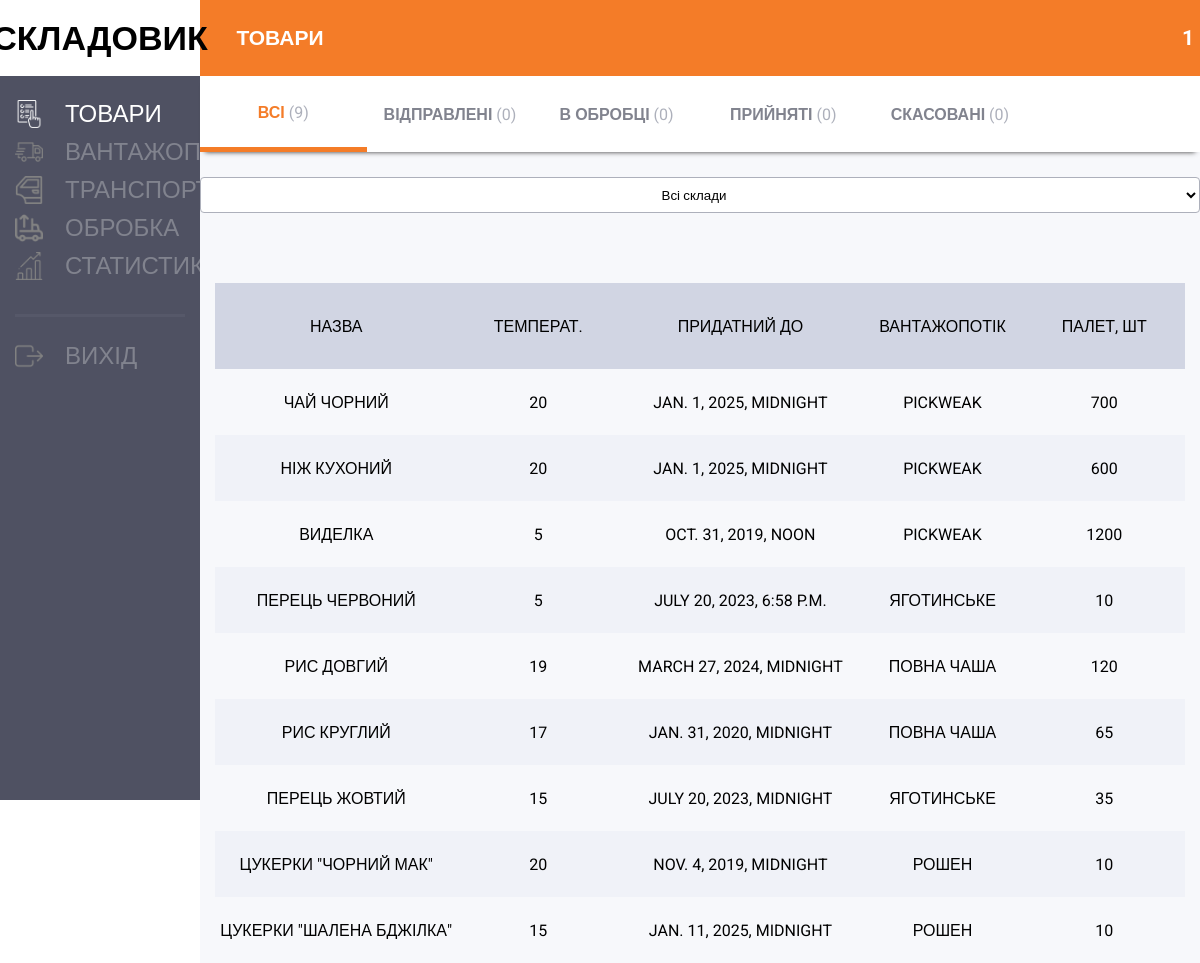
The page / on the database its author committed.
### products/models.py (models this page shows, shortened)
class Product(models.Model):
    name = models.CharField(verbose_name="Назва", max_length=50, blank=True)
    optimumTemperature = models.IntegerField(verbose_name="Оптимальна температура товара", null=True, blank=True)
    shelfLife = models.DateTimeField(verbose_name="Термін придатності до", null=True, blank=True)
    dateUpload = models.DateTimeField(null=True, blank=True, verbose_name="Дата завантаження")
    dateUnUpload = models.DateTimeField(null=True, blank=True, verbose_name="Дата розвантаження")
    sklad = models.ForeignKey(WarehouseSpace, on_delete=models.CASCADE, null=True, verbose_name="Склад")
    traffic = models.ForeignKey(Traffic, on_delete=models.CASCADE, null=True, verbose_name="Вантажопотік")
    Unloader = models.ForeignKey(Unloader, on_delete=models.CASCADE, null=True, verbose_name="Вантажопотік розвантження")
    countPallet = models.IntegerField(verbose_name="кількість палет", null=True, blank=True)
    height = models.IntegerField(default=1500, verbose_name="Висота палета", null=True, blank=True)
    categories = (
        ("Сухі товари", "Сухі товари"),
        ("Швидко псуються товари", "Швидко псуються товари"),
        ("Крихкі товари", "Крихкі товари"),
    )
    categories2 = (
        ("Відправлен", "Відправлен"),
        ("У обробці", "У обробці"),
        ("Прийнятий", "Прийнятий"),
        ("Скасований", "Скасований"),
        ("Завантажений", "Завантажений"),
    )
    typeProduct = models.CharField(
        default="Сухі товари",
        max_length=30,
        verbose_name="Тип продукта",
        choices=categories
    )
    status = models.CharField(
        default="Відправлен",
        max_length=30,
        verbose_name="Статус",
        choices=categories2
    )
    class Meta:
        verbose_name = u"Продукт"
        verbose_name_plural = u"Продукт"

### traffic/models.py (models this page shows, shortened)
class Traffic(models.Model):
    name = models.CharField(verbose_name="Юр.лицо", max_length=50, blank=True)
    dateRegister = models.DateTimeField(default=datetime.now, verbose_name="Дата реєстрації")
    dateArrival = models.DateTimeField(null=True, blank=True, verbose_name="Очікуємое прибиття")
    dateUpload = models.DateTimeField(null=True, blank=True, verbose_name="Дата прибитя")
    timeProc = models.IntegerField(default=0, verbose_name="Хвилин на розвантаження", null=True, blank=True)
    sklad = models.ForeignKey(WarehouseSpace, on_delete=models.CASCADE, null=True, verbose_name="На склад")
    coutPalletAll = models.IntegerField(verbose_name="кількість палет", null=True, blank=True)
    unloads = models.BooleanField(default=False, null=True, blank=True, verbose_name="Розвантаження")
    categories2 = (
        ("Відправлен", "Відправлен"),
        ("Прибув", "Прибув"),
        ("Прийнятий", "Прийнятий"),
        ("Скасований", "Скасований"),
    )
    status = models.CharField(
        default="Відправлен",
        max_length=30,
        verbose_name="Статус",
        choices=categories2
    )
    class Meta:
        verbose_name = u"Вантажопотік"
        verbose_name_plural = u"Вантажопотік"

### products/views.py (the view)
# urls.py: path('',  prd_views.show_index),
def show_index(request):
    type_user = "Грузчик"
    us_name = "1"
    if auth.get_user(request).username.__len__() > 0:
        us_name = auth.get_user(request).username
        us_name = us_name[:10]
        profile = Profile.objects.get(user=auth.get_user(request))
        type_user = profile.position
    prd = Product.objects.all()
    prd_sx = Product.objects.filter(status="Відправлен").count()
    prd_st = Product.objects.filter(status="У обробці").count()
    prd_ht = Product.objects.filter(status="Прийнятий").count()
    prd_ot = Product.objects.filter(status="Скасований").count()
    sklad = WarehouseSpace.objects.all()
    data = {"index": 1, "us_name": us_name, "type_user": type_user, "prd": prd,
            "prd_sx": prd_sx, "prd_st": prd_st, "prd_ht": prd_ht, "prd_ot": prd_ot,
            "sk": sklad}
    return render(request, "index1.html", context=data)

### templates/index1.html (shortened to what this page needs)
{% extends "base.html" %}

### templates/base.html (shortened to what this page needs)
<!DOCTYPE html>
{% load staticfiles %}
<html>
<head>
    <link rel="stylesheet" href="{% static "bootstrap/bootstrap-grid.min.css" %}" />
    <link rel="stylesheet" href="{% static "css/header.css" %}" />
    <link rel="stylesheet" href="{% static "css/navbar.css" %}" />
    <link rel="stylesheet" href="{% static "css/main.css" %}" />
    <link rel="stylesheet" href="https://use.fontawesome.com/releases/v5.8.1/css/all.css">
</head>
<body>
    {% include "header/header.html" %}
    <div class="container-fluid margMain">
        <div class="row">
            {% include "leftNavBar.html" %}
            <div class="offset-4 offset-lg-2 col-8 col-lg-10 main">
                {% if index == 1 %}
                    {% include "body.html" %}
                {% elif index == 2 %}
                    {% include "sklad.html" %}
                {% elif index == 3 %}
                    {% include "stelash.html" %}
                {% elif index == 4 %}
                    {% include "traffic.html" %}
                {% elif index == 5 %}
                    {% include "trafficEdit.html" %}
                {% elif index == 6 %}
                    {% include "car.html" %}
                {% elif index == 7 %}
                    {% include "unloading.html" %}
                {% elif index == 8 %}
                    {% include "trafficEditU.html" %}
                {% elif index == 9 %}
                    {% include "stats.html" %}
                {% endif %}
            </div>
        </div>
    </div>
</body>
</html>

### templates/header/header.html
{% load staticfiles  %}
<header class="container-fluid">
    <div class="blackBgB row">
        <div class="logo col-4 col-lg-2 h-fix">
            <div class="vCenter center">
                Складовик
            </div>
        </div>
        <div class="col-4 col-lg-4">
            <div class="vCenter center item1Head">
                {% if index == 1 %}
                    Товари
                {% elif index == 2 %}
                    Склади
                {% elif index == 3 %}
                    Стелажи
                {% elif index == 4 %}
                    Вантажопотік
                {% elif index == 5 %}
                    Вантажопотік {{ tr.id }}
                {% elif index == 6 %}
                    Транспорт
                {% elif index == 7 %}
                    Розвантаження
                {% elif index == 8 %}
                    Розвантаження {{ tr.id }}
                {% elif index == 9 %}
                    Статистика
                {% endif %}
            </div>
        </div>
        <div class="col-4 col-lg-6">
            <div class="vCenter itemUsHead">{{ us_name }} </div>
        </div>
    </div>
</header>

### templates/leftNavBar.html (shortened to what this page needs)
{% load staticfiles  %}
<div class="col-4 col-lg-2 navLeft">
    <ul class="ulFirst">
        {% if index == 1 %}
            <li onclick="window.location.href='/'" class="activeLi" style="background: url('{% static "images/orders2.png" %}') left no-repeat;background-size: contain">Товари</li>
        {% else %}
            <li onclick="window.location.href='/'" style="background: url('{% static "images/orders.png" %}') left no-repeat;background-size: contain">Товари</li>
        {% endif %}
        {% if index == 4 or index == 5 or index == 8 %}
            <li onclick="window.location.href='/traffic/'" class="activeLi" style="background: url('{% static "images/truck2.png" %}') left no-repeat;background-size: contain">Вантажопотік</li>
        {% else %}
            <li onclick="window.location.href='/traffic/'" style="background: url('{% static "images/truck.png" %}') left no-repeat;background-size: contain">Вантажопотік</li>
        {% endif %}
        {% if index == 6 %}
            <li onclick="window.location.href='/car/'" class="activeLi" style="background: url('{% static "images/car2.png" %}') left no-repeat;background-size: contain">Транспорт</li>
        {% else %}
            <li onclick="window.location.href='/car/'" style="background: url('{% static "images/car.png" %}') left no-repeat;background-size: contain">Транспорт</li>
        {% endif %}
        {% if index == 7 %}
            <li onclick="window.location.href='/traffic/unloading/'" class="activeLi" style="background: url('{% static "images/unloading2.png" %}') left no-repeat;background-size: contain">Обробка</li>
        {% else %}
            <li onclick="window.location.href='/traffic/unloading/'" style="background: url('{% static "images/unloading.png" %}') left no-repeat;background-size: contain">Обробка</li>
        {% endif %}
        {% if index == 9 %}
            <li onclick="window.location.href='/stats/'" class="activeLi" style="background: url('{% static "images/stat2.png" %}') left no-repeat;background-size: contain">Статистика</li>
        {% else %}
            <li onclick="window.location.href='/stats/'" style="background: url('{% static "images/stat.png" %}') left no-repeat;background-size: contain">Статистика</li>
        {% endif %}
    </ul>
    <ul>
        <li onclick="window.location.href='/'" style="background: url('{% static "images/logout.png" %}') left no-repeat;background-size: contain">Вихід</li>
    </ul>
</div>

### templates/body.html (shortened to what this page needs)
<div class="main_index">
    <div class="container-fluid">
        <div class="row filterOrder">
            <div id="all1" class="col-2 activeFilter" onclick="select_active3('all1')">
                <div class="center">Всі <span class="filt"> ({{ prd.count }})</span></div>
            </div>
            <div id="otp1" class="col-2" onclick="select_active3('otp1')">
                <div class="center">Відправлені <span class="filt"> ({{ prd_sx }})</span></div>
            </div>
            <div id="prb1" class="col-2" onclick="select_active3('prb1')">
                <div class="center">В Обробці <span class="filt"> ({{ prd_st }})</span></div>
            </div>
            <div id="prn1" class="col-2" onclick="select_active3('prn1')">
                <div class="center">Прийняті <span class="filt"> ({{ prd_ht }})</span></div>
            </div>
            <div id="otm1" class="col-2" onclick="select_active3('otm1')">
                <div class="center" >Скасовані <span class="filt"> ({{ prd_ot }})</span></div>
            </div>
        </div>
        <div class="row pad15TB">
            <select id="sklad_tovar" class="btnTable h36" name="sklad_select">
                <option selected value="Всі">Всі склади</option>
            </select>
        </div>
        <div id="tableSql" class="container-fluid tableSql">
            <div class="row headTableSql">
                <div class="col-3">
                    <div class="center">Назва</div>
                </div>
                <div class="col-2">
                    <div class="center">Температ.</div>
                </div>
                <div class="col-3">
                    <div class="center">Придатний до</div>
                </div>
                <div class="col-2">
                    <div class="center">Вантажопотік</div>
                </div>
                <div class="col-2">
                    <div class="center">Палет, шт</div>
                </div>
            </div>
            {% cycle '1' '0' as rowcolors silent %}
            {% for rec in prd %}
                {% if rowcolors == '1'%}
                    <div class="row strTable
                    {% if rec.status == "Відправлен" %}
                    otp1
                    {% elif rec.status == "У обробці" %}
                    prb1
                    {% elif rec.status == "Прийнятий" %}
                    prn1
                    {% else %}
                    otm1
                    {% endif %} {{ rec.sklad.name }}
                    " onclick="selProduct('{{ rec.id }}')">
                {% else %}
                    <div class="row strTable secondTable
                    {% if rec.status == "Відправлен" %}
                    otp1
                    {% elif rec.status == "У обробці" %}
                    prb1
                    {% elif rec.status == "Прийнятий" %}
                    prn1
                    {% else %}
                    otm1
                    {% endif %} {{ rec.sklad.name }}
                    " onclick="selProduct('{{ rec.id }}')">
                {% endif %}
                        <div class="col-3">
                            <div class="center">{{ rec.name }}{% cycle rowcolors %}</div>
                        </div>
                        <div class="col-2">
                            <div class="center">{{ rec.optimumTemperature }}</div>
                        </div>
                        <div class="col-3">
                            <div class="center">{{ rec.shelfLife }}</div>
                        </div>
                        <div class="col-2">
                            <div class="center">{{ rec.traffic.name }}</div>
                        </div>
                        <div class="col-2">
                            <div class="center">{{ rec.countPallet }}</div>
                        </div>
                    </div>
            {% endfor %}
        </div>
    </div>
</div>

### static/css/header.css (style rules this page uses)
.blackBgB { background-color: #f47c28; color: white; height: 76px; }
.logo { color: black; background-color: white; font-size: 34px; font-weight: bold; }
.vCenter.item1Head { left: 20%; font-size: 21px; font-weight: bold; }
.vCenter.itemUsHead { font-size: 21px; font-weight: bold; right: 0; position: absolute; top: 50%; transform: translate(-50%, -50%) }
header { z-index: 99; }

### static/css/navbar.css (style rules this page uses)
.navLeft { height: calc(100vh - 4.75rem); background: #4f5162; box-sizing: border-box; position: fixed; }
.ulFirst:after { vertical-align: middle; content: ''; display: inline-block; box-sizing: border-box; width: 100%; height: 3px; background: #565869; margin-top: 20px; }
ul { padding-left: 0; font-size: 24px; }
li { color: #81838e; text-decoration: none; list-style-type: none; cursor: pointer; margin-left: 0; padding-left: 50px; margin-bottom: 10px; }
.activeLi { color: white; }

### static/css/main.css (style rules this page uses)
body { font-family: 'Roboto', sans-serif; text-transform: uppercase; margin: 0; }
header { position: fixed; top: 0; width: 100% }
.margMain { margin-top: 76px; }
.vCenter { display: inline-block; vertical-align: middle; float: none; }
.center { position: absolute; top: 50%; left: 50%; margin-right: -50%; transform: translate(-50%, -50%) }
.main { padding: 0; }
.main_index { min-height: calc(100vh - 4.75rem); background-color: #f7f8fb }
.filterOrder { height: 76px; color: #81838e; background-color: white; box-shadow: 0 5px 5px -5px #333; font-weight: bold; }
.activeFilter { color: #f47c28; border-bottom: 5px #f47c28 solid; }
.filt { color: #adb0bb; font-weight: normal; }
.tableSql { margin-top: 45px; min-height: calc(100vh - 4.75rem - 172px); }
.headTableSql { background-color: #d1d5e3; height: 86px; }
.strTable { padding-top: 15px; padding-bottom: 15px; cursor: pointer; }
.secondTable { background-color: #f0f2f8; }
.btnTable { background-color: #eff1f8; border-radius: 4px; height: 100%; border: 1px #adb0bb solid; text-align: center; cursor: pointer; font-family: 'Roboto', sans-serif; }
select.btnTable { width: 100%; background-color: white; }
.strTable .col-2 { height: 36px; }
.pad15TB { padding-top: 25px; padding-bottom: 25px }
.h36 { height: 36px }

### rows shown on the page
Product: name "ЧАЙ ЧОРНИЙ", optimumTemperature "20", shelfLife "JAN. 1, 2025, MIDNIGHT", traffic.name "PICKWEAK", countPallet "700"
Product: name "НІЖ КУХОНИЙ", optimumTemperature "20", shelfLife "JAN. 1, 2025, MIDNIGHT", traffic.name "PICKWEAK", countPallet "600"
Product: name "ВИДЕЛКА", optimumTemperature "5", shelfLife "OCT. 31, 2019, NOON", traffic.name "PICKWEAK", countPallet "1200"
Product: name "ПЕРЕЦЬ ЧЕРВОНИЙ", optimumTemperature "5", shelfLife "JULY 20, 2023, 6:58 P.M.", traffic.name "ЯГОТИНСЬКЕ", countPallet "10"
Product: name "РИС ДОВГИЙ", optimumTemperature "19", shelfLife "MARCH 27, 2024, MIDNIGHT", traffic.name "ПОВНА ЧАША", countPallet "120"
Product: name "РИС КРУГЛИЙ", optimumTemperature "17", shelfLife "JAN. 31, 2020, MIDNIGHT", traffic.name "ПОВНА ЧАША", countPallet "65"
Product: name "ПЕРЕЦЬ ЖОВТИЙ", optimumTemperature "15", shelfLife "JULY 20, 2023, MIDNIGHT", traffic.name "ЯГОТИНСЬКЕ", countPallet "35"
Product: name "ЦУКЕРКИ \"ЧОРНИЙ МАК\"", optimumTemperature "20", shelfLife "NOV. 4, 2019, MIDNIGHT", traffic.name "РОШЕН", countPallet "10"
Product: name "ЦУКЕРКИ \"ШАЛЕНА БДЖІЛКА\"", optimumTemperature "15", shelfLife "JAN. 11, 2025, MIDNIGHT", traffic.name "РОШЕН", countPallet "10"

### other values the page prints
{{ us_name }} "1"
{{ prd.count }} "9"
{{ prd_sx }} "0"
{{ prd_st }} "0"
{{ prd_ht }} "0"
{{ prd_ot }} "0"
